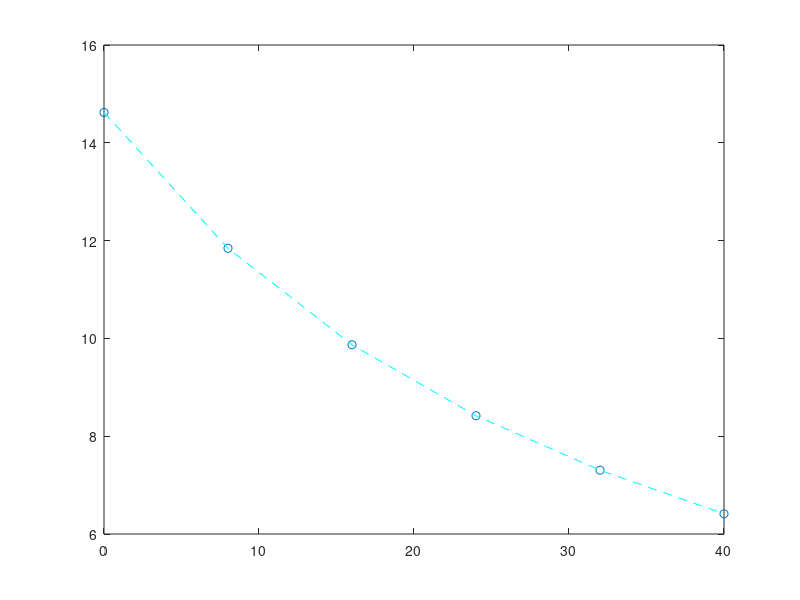

Write the MATLAB code that produced this figure.
x = [0 8 16 24 32 40];
y = [14.621 11.843 9.87 8.418 7.305 6.413]; 

%curve fitting
p = polyfit( x, y, 5 )
o = polyval(p,x);
b = polyval(p, 27);


%plotting
plot(x,y,'o', x, o, 'c--')